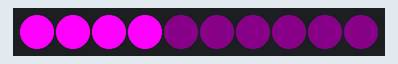
A sketch run on a simulated Arduino Uno, built with avr-gcc and run on an emulated ATmega328P. On the bench: 10 RGB LEDs in strip order, left to right.

Above: at 0.08 s.
At 5.05 s:
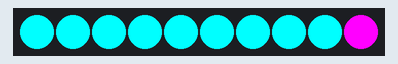
At 10.01 s:
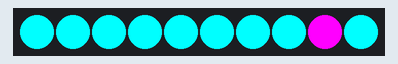
At 19.93 s:
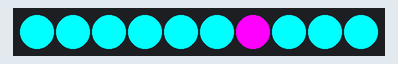
At 29.86 s:
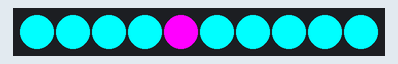
At 39.79 s:
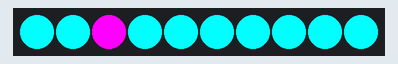

The sketch:

GCC_Leds.ino
```cpp
#include <FastLED.h>

// How many leds in your strip?
#define NUM_LEDS 10

// For led chips like Neopixels, which have a data line, ground, and power, you just
// need to define DATA_PIN.  For led chipsets that are SPI based (four wires - data, clock,
// ground, and power), like the LPD8806 define both DATA_PIN and CLOCK_PIN
#define DATA_PIN 3
#define CLOCK_PIN 13

// Define the array of leds
CRGB leds[NUM_LEDS];
int funkytown[] = {9,8,7,6,5,4,3,2,1,0};

void setup() {

      FastLED.addLeds<NEOPIXEL, DATA_PIN>(leds, NUM_LEDS);
      leds[0] = CRGB(255,0,255);
      FastLED.show();
      leds[1] = CRGB(255,0,255);
      FastLED.show();
      leds[2] = CRGB(255,0,255);
      FastLED.show();
      leds[3] = CRGB(255,0,255);
      FastLED.show();

      for(int i=4; i<=9; i++){
      leds[i] = CRGB(10,0,10);
      FastLED.show();
  }
}

void loop() {


   for(int i=0; i<=9; i++){
      leds[i] = CRGB(255,0,255);
      FastLED.show();
      delay(120);
      leds[i] = CRGB(0,255,255);
      FastLED.show();
      delay(50);
   }


/*
   for(int i=0; i<=9; i++){
      leds[funkytown[i]] = CRGB::Blue;
      FastLED.show();
      delay(50);
   }


*/


  // Turn the LED on, then pause

  /*
for(int i=0; i<=9; i++){
      leds[i] = CRGB(102,0,0);
      FastLED.show();
      delay(65);
      if(i == 9){
          leds[i] = CRGB(102,0,0);
          FastLED.show();

      }
      else{
        leds[i] = CRGB(255,0,255);
        FastLED.show();

      }

delay(200);

leds[8] = CRGB(102,0,0);
FastLED.show();
delay(200);
leds[7] = CRGB(102,0,0);
FastLED.show();
delay(200);
leds[6] = CRGB(102,0,0);
FastLED.show();
delay(200);
  */


  /*
  leds[4] = CRGB::Blue;
  FastLED.show();
  delay(25);
  leds[5] = CRGB::Blue;
  FastLED.show();
  delay(25);
  leds[6] = CRGB::Blue;
  FastLED.show();
  delay(25);
  leds[7] = CRGB::Blue;
  FastLED.show();
  delay(25);
  leds[8] = CRGB::Blue;
  FastLED.show();
  delay(25);
  leds[9] = CRGB(0,255,0);
  FastLED.show();
  delay(25);
  // Now turn the LED off, then pause
  */
}
```
